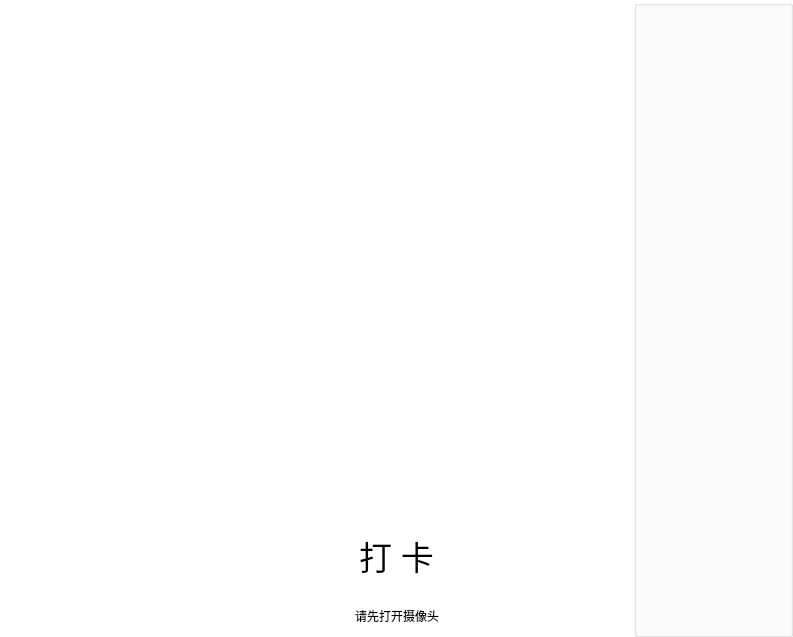
<?xml version="1.0" encoding="UTF-8"?>
<ui version="4.0">
 <class>CheckInUi</class>
 <widget class="QWidget" name="CheckInUi">
  <property name="geometry">
   <rect>
    <x>0</x>
    <y>0</y>
    <width>793</width>
    <height>637</height>
   </rect>
  </property>
  <property name="windowTitle">
   <string>Form</string>
  </property>
  <property name="styleSheet">
   <string notr="true">background-color: rgb(255, 255, 255);</string>
  </property>
  <layout class="QHBoxLayout" name="horizontalLayout_2" stretch="2,6,2">
   <property name="spacing">
    <number>0</number>
   </property>
   <property name="leftMargin">
    <number>0</number>
   </property>
   <property name="topMargin">
    <number>0</number>
   </property>
   <property name="rightMargin">
    <number>0</number>
   </property>
   <property name="bottomMargin">
    <number>0</number>
   </property>
   <item>
    <spacer name="horizontalSpacer">
     <property name="orientation">
      <enum>Qt::Horizontal</enum>
     </property>
     <property name="sizeHint" stdset="0">
      <size>
       <width>40</width>
       <height>20</height>
      </size>
     </property>
    </spacer>
   </item>
   <item>
    <layout class="QVBoxLayout" name="checkin_box" stretch="1,20,0,2,2">
     <property name="spacing">
      <number>0</number>
     </property>
     <property name="sizeConstraint">
      <enum>QLayout::SetDefaultConstraint</enum>
     </property>
     <item>
      <spacer name="verticalSpacer">
       <property name="orientation">
        <enum>Qt::Vertical</enum>
       </property>
       <property name="sizeHint" stdset="0">
        <size>
         <width>20</width>
         <height>40</height>
        </size>
       </property>
      </spacer>
     </item>
     <item>
      <widget class="QLabel" name="label_camera_layout">
       <property name="styleSheet">
        <string notr="true">background-image: url(:/icons/camera_bkg.png);</string>
       </property>
       <property name="text">
        <string/>
       </property>
      </widget>
     </item>
     <item>
      <widget class="QGroupBox" name="open_camera_box">
       <property name="styleSheet">
        <string notr="true">border-style:none;</string>
       </property>
       <property name="title">
        <string/>
       </property>
       <property name="flat">
        <bool>true</bool>
       </property>
       <layout class="QHBoxLayout" name="horizontalLayout">
        <item>
         <spacer name="horizontalSpacer_2">
          <property name="orientation">
           <enum>Qt::Horizontal</enum>
          </property>
          <property name="sizeHint" stdset="0">
           <size>
            <width>249</width>
            <height>20</height>
           </size>
          </property>
         </spacer>
        </item>
        <item>
         <widget class="QPushButton" name="bt_open_camera">
          <property name="enabled">
           <bool>true</bool>
          </property>
          <property name="minimumSize">
           <size>
            <width>32</width>
            <height>32</height>
           </size>
          </property>
          <property name="maximumSize">
           <size>
            <width>32</width>
            <height>32</height>
           </size>
          </property>
          <property name="styleSheet">
           <string notr="true">background:transparent;
border-image: url(:/icons/icon_camera.png);</string>
          </property>
          <property name="text">
           <string/>
          </property>
          <property name="checkable">
           <bool>false</bool>
          </property>
          <property name="flat">
           <bool>false</bool>
          </property>
         </widget>
        </item>
        <item>
         <spacer name="horizontalSpacer_3">
          <property name="orientation">
           <enum>Qt::Horizontal</enum>
          </property>
          <property name="sizeHint" stdset="0">
           <size>
            <width>249</width>
            <height>20</height>
           </size>
          </property>
         </spacer>
        </item>
       </layout>
      </widget>
     </item>
     <item>
      <widget class="QGroupBox" name="bt_checkin_box">
       <property name="styleSheet">
        <string notr="true">border-style:none;</string>
       </property>
       <property name="title">
        <string/>
       </property>
       <property name="flat">
        <bool>true</bool>
       </property>
       <property name="checkable">
        <bool>false</bool>
       </property>
       <layout class="QHBoxLayout" name="horizontalLayout_4" stretch="3,1,3">
        <item>
         <spacer name="horizontalSpacer_7">
          <property name="orientation">
           <enum>Qt::Horizontal</enum>
          </property>
          <property name="sizeHint" stdset="0">
           <size>
            <width>211</width>
            <height>20</height>
           </size>
          </property>
         </spacer>
        </item>
        <item>
         <widget class="QPushButton" name="bt_checkin">
          <property name="font">
           <font>
            <family>MF LiHei (Noncommercial)</family>
            <pointsize>25</pointsize>
           </font>
          </property>
          <property name="styleSheet">
           <string notr="true">background-color: rgb(249, 179, 132);
border:6px solid rgb(249, 179, 132);
pressed {background-color: qlineargradient(x1: 0, y1: 0, x2: 0, y2: 1,stop: 0 #dadbde, stop: 1 #f6f7fa)};</string>
          </property>
          <property name="text">
           <string>打 卡</string>
          </property>
          <property name="default">
           <bool>false</bool>
          </property>
          <property name="flat">
           <bool>false</bool>
          </property>
         </widget>
        </item>
        <item>
         <spacer name="horizontalSpacer_6">
          <property name="orientation">
           <enum>Qt::Horizontal</enum>
          </property>
          <property name="sizeHint" stdset="0">
           <size>
            <width>211</width>
            <height>20</height>
           </size>
          </property>
         </spacer>
        </item>
       </layout>
      </widget>
     </item>
     <item>
      <widget class="QGroupBox" name="label_checkin_note_box">
       <property name="styleSheet">
        <string notr="true">border-style:none;</string>
       </property>
       <property name="title">
        <string/>
       </property>
       <property name="flat">
        <bool>true</bool>
       </property>
       <layout class="QHBoxLayout" name="horizontalLayout_3" stretch="1,0,1">
        <item>
         <spacer name="horizontalSpacer_4">
          <property name="orientation">
           <enum>Qt::Horizontal</enum>
          </property>
          <property name="sizeHint" stdset="0">
           <size>
            <width>141</width>
            <height>17</height>
           </size>
          </property>
         </spacer>
        </item>
        <item>
         <widget class="QLabel" name="label_checkin_note">
          <property name="styleSheet">
           <string notr="true"/>
          </property>
          <property name="text">
           <string>请先打开摄像头</string>
          </property>
         </widget>
        </item>
        <item>
         <spacer name="horizontalSpacer_5">
          <property name="orientation">
           <enum>Qt::Horizontal</enum>
          </property>
          <property name="sizeHint" stdset="0">
           <size>
            <width>141</width>
            <height>17</height>
           </size>
          </property>
         </spacer>
        </item>
       </layout>
      </widget>
     </item>
    </layout>
   </item>
   <item>
    <widget class="QGroupBox" name="staff_box">
     <property name="styleSheet">
      <string notr="true">border-top-color: rgb(255, 255, 255);</string>
     </property>
     <property name="title">
      <string/>
     </property>
     <property name="alignment">
      <set>Qt::AlignRight|Qt::AlignTrailing|Qt::AlignVCenter</set>
     </property>
     <property name="flat">
      <bool>true</bool>
     </property>
     <layout class="QVBoxLayout" name="verticalLayout_2" stretch="10,0">
      <item>
       <spacer name="verticalSpacer_2">
        <property name="orientation">
         <enum>Qt::Vertical</enum>
        </property>
        <property name="sizeHint" stdset="0">
         <size>
          <width>20</width>
          <height>558</height>
         </size>
        </property>
       </spacer>
      </item>
      <item>
       <widget class="QGroupBox" name="bt_staffInformation_box">
        <property name="styleSheet">
         <string notr="true">background-color: transparent;
border-style:none;</string>
        </property>
        <property name="title">
         <string/>
        </property>
        <property name="alignment">
         <set>Qt::AlignBottom|Qt::AlignRight|Qt::AlignTrailing</set>
        </property>
        <property name="flat">
         <bool>true</bool>
        </property>
        <property name="checkable">
         <bool>false</bool>
        </property>
        <layout class="QHBoxLayout" name="horizontalLayout_5">
         <item>
          <spacer name="horizontalSpacer_8">
           <property name="orientation">
            <enum>Qt::Horizontal</enum>
           </property>
           <property name="sizeHint" stdset="0">
            <size>
             <width>64</width>
             <height>20</height>
            </size>
           </property>
          </spacer>
         </item>
         <item>
          <widget class="QPushButton" name="bt_staffInformation">
           <property name="minimumSize">
            <size>
             <width>60</width>
             <height>60</height>
            </size>
           </property>
           <property name="maximumSize">
            <size>
             <width>60</width>
             <height>60</height>
            </size>
           </property>
           <property name="styleSheet">
            <string notr="true">border-image: url(:/icons/icon_staff.png);background:transparent;</string>
           </property>
           <property name="text">
            <string/>
           </property>
          </widget>
         </item>
        </layout>
       </widget>
      </item>
     </layout>
    </widget>
   </item>
  </layout>
 </widget>
 <resources>
  <include location="../imgs/icons.qrc"/>
 </resources>
 <connections/>
</ui>
